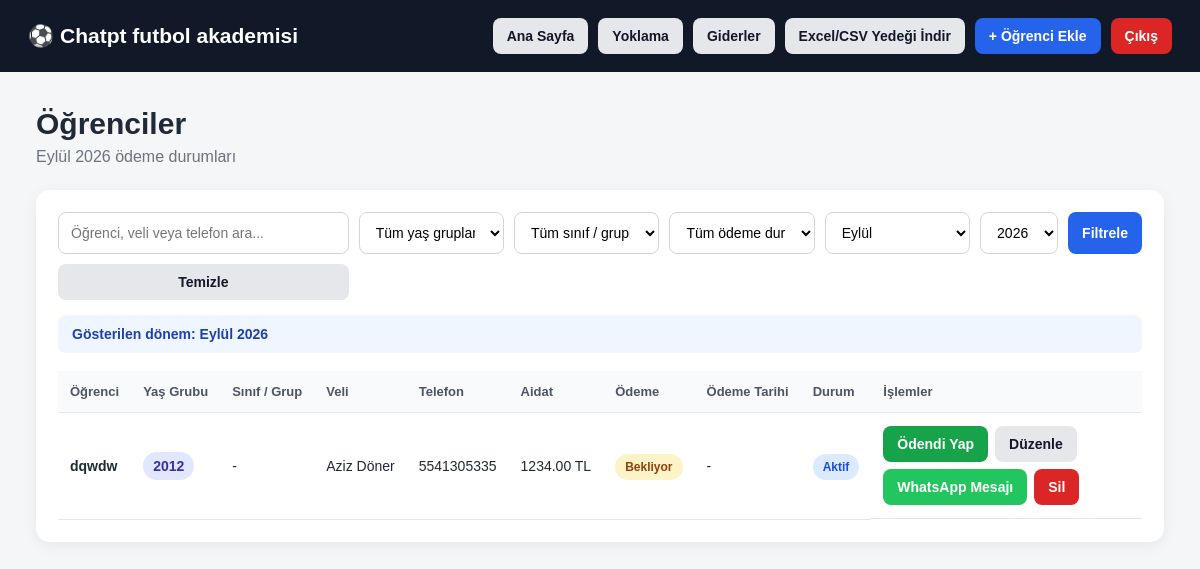
/students (signed in), run on the app's committed database.
### tables this page shows
CREATE TABLE students (
            id INTEGER PRIMARY KEY AUTOINCREMENT,
            school_id INTEGER NOT NULL,
            name TEXT NOT NULL,
            birth_year INTEGER NOT NULL,
            parent_name TEXT,
            phone TEXT,
            monthly_fee REAL DEFAULT 0,
            active INTEGER DEFAULT 1,
            notes TEXT,
            created_at TEXT, class_group TEXT,
            FOREIGN KEY (school_id)
                REFERENCES schools(id)
                ON DELETE CASCADE
        );

### app.py (the view, shortened to what this page needs)
@app.route("/students")
def students():
    if not school_logged_in():
        return redirect(url_for("login"))
    school_id = session["school_id"]
    year, month = get_selected_period()
    search = request.args.get("search", "").strip()
    birth_year = request.args.get("birth_year", "").strip()
    class_group = request.args.get("class_group", "").strip()
    payment = request.args.get("payment", "").strip()
    query = """
        SELECT
            s.*,
            COALESCE(p.paid, 0) AS paid,
            p.paid_at
        FROM students s
        LEFT JOIN payments p
            ON p.student_id = s.id
            AND p.year = ?
            AND p.month = ?
        WHERE s.school_id = ?
    """
    params = [year, month, school_id]
    if birth_year:
        query += " AND s.birth_year = ?"
        params.append(birth_year)
    if class_group:
        query += " AND s.class_group = ?"
        params.append(class_group)
    if payment == "paid":
        query += " AND COALESCE(p.paid, 0) = 1"
    elif payment == "unpaid":
        query += " AND COALESCE(p.paid, 0) = 0"
    query += """
        ORDER BY
            s.birth_year DESC,
            COALESCE(s.class_group, '') ASC,
            s.name ASC
    """
    conn = get_db()
    student_list = conn.execute(query, params).fetchall()
    years = conn.execute("""
        SELECT DISTINCT birth_year
        FROM students
        WHERE school_id = ?
        ORDER BY birth_year DESC
    """, (school_id,)).fetchall()
    class_groups = conn.execute("""
        SELECT DISTINCT class_group
        FROM students
        WHERE school_id = ?
        AND class_group IS NOT NULL
        AND TRIM(class_group) != ''
        ORDER BY class_group ASC
    """, (school_id,)).fetchall()
    conn.close()
    return render_template(
        "students.html",
        students=student_list,
        years=years,
        class_groups=class_groups,
        search=search,
        birth_year=birth_year,
        class_group=class_group,
        payment=payment,
        selected_year=year,
        selected_month=month,
        month_name=MONTH_NAMES[month],
        months=MONTH_NAMES
    )

### app.py (called while the page is built)
def get_db():
    conn = sqlite3.connect(DB_NAME)
    conn.row_factory = sqlite3.Row
    conn.execute("PRAGMA foreign_keys = ON")
    return conn

def school_logged_in():
    return (
        session.get("logged_in")
        and session.get("role") == "school"
        and session.get("school_id")
    )

def get_selected_period():
    now = datetime.now()
    try:
        year = int(request.args.get("year", now.year))
    except:
        year = now.year
    try:
        month = int(request.args.get("month", now.month))
    except:
        month = now.month
    if month < 1 or month > 12:
        month = now.month
    return year, month

### templates/students.html (shortened to what this page needs)
<!DOCTYPE html>
<html lang="tr">
<head>
    <link rel="stylesheet" href="{{ url_for('static', filename='style.css') }}">
</head>
<body>
<header class="topbar">
    <div>
        <h2>⚽ {{ session.school_name or "Futbol Okulu Paneli" }}</h2>
    </div>
    <div class="top-actions">
        <a
            href="{{ url_for(
                'dashboard',
                year=selected_year,
                month=selected_month
            ) }}"
            class="btn"
        >
            Ana Sayfa
        </a>
        <a href="{{ url_for('attendance') }}" class="btn">Yoklama</a>
        <a href="{{ url_for('expenses') }}" class="btn">Giderler</a>
        <a href="{{ url_for('export_backup') }}" class="btn">Excel/CSV Yedeği İndir</a>
        <a href="{{ url_for('add_student') }}" class="btn primary">
            + Öğrenci Ekle
        </a>
        <a href="{{ url_for('logout') }}" class="btn danger">
            Çıkış
        </a>
    </div>
</header>
<main class="container">
    <div class="page-title">
        <div>
            <h1>Öğrenciler</h1>
            <p>
                {{ month_name }} {{ selected_year }} ödeme durumları
            </p>
        </div>
    </div>
    <section class="panel-section">
        <form method="GET" class="student-filter-bar">
            <input
                type="text"
                name="search"
                value="{{ search }}"
                placeholder="Öğrenci, veli veya telefon ara..."
            >
            <select name="birth_year">
                <option value="">
                    Tüm yaş grupları
                </option>
            </select>
            <select name="class_group">
                <option value="">Tüm sınıf / gruplar</option>
            </select>
            <select name="payment">
                <option value="">
                    Tüm ödeme durumları
                </option>
            </select>
            <select name="month">
                {% for number, name in months.items() %}
                    <option
                        value="{{ number }}"
                        {% if number == selected_month %}
                            selected
                        {% endif %}
                    >
                        {{ name }}
                    </option>
                {% endfor %}
            </select>
            <select name="year">
                {% for year in range(selected_year - 2, selected_year + 3) %}
                    <option
                        value="{{ year }}"
                        {% if year == selected_year %}
                            selected
                        {% endif %}
                    >
                        {{ year }}
                    </option>
                {% endfor %}
            </select>
            <button type="submit" class="btn primary">
                Filtrele
            </button>
            <a
                href="{{ url_for(
                    'students',
                    year=selected_year,
                    month=selected_month
                ) }}"
                class="btn"
            >
                Temizle
            </a>
        </form>
        <div class="selected-period">
            <strong>
                Gösterilen dönem:
                {{ month_name }} {{ selected_year }}
            </strong>
        </div>
        {% if students %}
        <div class="table-wrapper">
            <table>
                <thead>
                    <tr>
                        <th>Öğrenci</th>
                        <th>Yaş Grubu</th>
                        <th>Sınıf / Grup</th>
                        <th>Veli</th>
                        <th>Telefon</th>
                        <th>Aidat</th>
                        <th>Ödeme</th>
                        <th>Ödeme Tarihi</th>
                        <th>Durum</th>
                        <th>İşlemler</th>
                    </tr>
                </thead>
                <tbody>
                    {% for student in students %}
                    <tr>
                        <td>
                            <strong>{{ student.name }}</strong>
                        </td>
                        <td>
                            <span class="badge">
                                {{ student.birth_year }}
                            </span>
                        </td>
                        <td>
                            {{ student.class_group or "-" }}
                        </td>
                        <td>
                            {{ student.parent_name or "-" }}
                        </td>
                        <td>
                            {{ student.phone or "-" }}
                        </td>
                        <td>
                            {{ "%.2f"|format(student.monthly_fee) }} TL
                        </td>
                        <td>
                            {% if student.paid %}
                                <span class="payment paid">
                                    ✓ Ödendi
                                </span>
                            {% else %}
                                <span class="payment unpaid">
                                    Bekliyor
                                </span>
                            {% endif %}
                        </td>
                        <td>
                            {{ student.paid_at or "-" }}
                        </td>
                        <td>
                            {% if student.active %}
                                <span class="status active">
                                    Aktif
                                </span>
                            {% else %}
                                <span class="status passive">
                                    Pasif
                                </span>
                            {% endif %}
                        </td>
                        <td class="actions">
                            <form
                                method="POST"
                                action="{{ url_for(
                                    'toggle_payment',
                                    student_id=student.id
                                ) }}"
                            >
                                {% if student.paid %}
                                    <button
                                        type="submit"
                                        class="btn"
                                    >
                                        Ödenmedi Yap
                                    </button>
                                {% else %}
                                    <button
                                        type="submit"
                                        class="btn success"
                                    >
                                        Ödendi Yap
                                    </button>
                                {% endif %}
                            </form>
                            <a
                                href="{{ url_for(
                                    'edit_student',
                                    student_id=student.id
                                ) }}"
                                class="btn"
                            >
                                Düzenle
                            </a>
                            {% if student.phone %}
                                {% if student.paid %}
                                    {% set whatsapp_message =
                                        "Merhaba, iyi günler. " ~ student.name ~
                                        " isimli öğrencimizin " ~ month_name ~ " " ~ selected_year|string ~
                                        " ayı aidat ödemesi alınmıştır. Teşekkür ederiz."
                                    %}
                                {% else %}
                                    {% set whatsapp_message =
                                        "Merhaba, iyi günler. " ~ student.name ~
                                        " isimli öğrencimizin " ~ month_name ~ " " ~ selected_year|string ~
                                        " ayı aidat ödemesi henüz sistemde görünmemektedir. Bilginize."
                                    %}
                                {% endif %}
                            {% set phone_clean = student.phone
                                |replace(' ', '')
                                |replace('(', '')
                                |replace(')', '')
                                |replace('-', '')
                            %}
                            {% if phone_clean[:3] == '+90' %}
                                {% set whatsapp_phone = phone_clean[3:] %}
                            {% elif phone_clean[:2] == '90' and phone_clean|length == 12 %}
                                {% set whatsapp_phone = phone_clean[2:] %}
                            {% elif phone_clean[:1] == '0' %}
                                {% set whatsapp_phone = phone_clean[1:] %}
                            {% else %}
                                {% set whatsapp_phone = phone_clean %}
                            {% endif %}
                            <a
                                target="_blank"
                                class="btn whatsapp"
                                href="https://wa.me/90{{ whatsapp_phone }}?text={{ whatsapp_message|urlencode }}"
                            >
                                WhatsApp Mesajı
                            </a>
                            {% endif %}
                            <form
                                method="POST"
                                action="{{ url_for(
                                    'delete_student',
                                    student_id=student.id
                                ) }}"
                                onsubmit="return confirm('Bu öğrenciyi silmek istediğine emin misin?');"
                            >
                                <button
                                    type="submit"
                                    class="btn danger"
                                >
                                    Sil
                                </button>
                            </form>
                        </td>
                    </tr>
                    {% endfor %}
                </tbody>
            </table>
        </div>
        {% else %}
        <div class="empty-state">
            Bu filtrelere uygun öğrenci bulunamadı.
        </div>
        {% endif %}
    </section>
</main>
</body>
</html>

### static/style.css (style rules this page uses)
* { box-sizing: border-box; margin: 0; padding: 0; }
body { font-family: Arial, Helvetica, sans-serif; background: #f4f6f8; color: #1f2937; }
a { text-decoration: none; }
.topbar { background: #111827; color: white; padding: 18px 28px; display: flex; align-items: center; justify-content: space-between; gap: 20px; flex-wrap: wrap; }
.topbar h2 { font-size: 21px; }
.top-actions { display: flex; gap: 10px; flex-wrap: wrap; }
.container { width: min(1200px, 94%); margin: 35px auto; }
.page-title { margin-bottom: 24px; }
.page-title h1 { font-size: 30px; margin-bottom: 7px; }
.page-title p { color: #6b7280; }
.btn { border: none; cursor: pointer; display: inline-flex; align-items: center; justify-content: center; padding: 10px 14px; border-radius: 8px; background: #e5e7eb; color: #111827; font-size: 14px; font-weight: 600; transition: 0.2s; }
.btn.primary { background: #2563eb; color: white; }
.btn.success { background: #16a34a; color: white; }
.btn.danger { background: #dc2626; color: white; }
.btn.whatsapp { background: #22c55e; color: white; }
.panel-section { background: white; border-radius: 14px; padding: 22px; box-shadow: 0 4px 15px rgba(0, 0, 0, 0.06); }
.table-wrapper { overflow-x: auto; }
table { width: 100%; border-collapse: collapse; }
th, td { padding: 13px 12px; border-bottom: 1px solid #e5e7eb; text-align: left; white-space: nowrap; }
th { background: #f9fafb; font-size: 13px; color: #4b5563; }
td { font-size: 14px; }
.actions { display: flex; gap: 7px; flex-wrap: wrap; }
.actions form { display: inline; }
input, select, textarea { width: 100%; padding: 11px 12px; border: 1px solid #d1d5db; border-radius: 8px; outline: none; font-size: 14px; background: white; }
.badge { background: #e0e7ff; color: #3730a3; padding: 6px 10px; border-radius: 20px; font-weight: 700; }
.payment, .status { padding: 6px 10px; border-radius: 20px; font-size: 12px; font-weight: 700; }
.payment.unpaid { background: #fef3c7; color: #92400e; }
.status.active { background: #dbeafe; color: #1d4ed8; }
.student-filter-bar { display: grid; grid-template-columns: 2fr 1fr 1fr 1fr 1fr auto auto; gap: 10px; margin-bottom: 15px; }
.selected-period { background: #eff6ff; color: #1e40af; border-radius: 8px; padding: 11px 14px; margin-bottom: 18px; font-size: 14px; }

### data on the page
students: name "dqwdw", birth_year "2012", class_group "-", parent_name "Aziz Döner", phone "5541305335", monthly_fee "1234.00", paid_at "-", active "Aktif"

### other printed values
{{ session.school_name or "Futbol Okulu Paneli" }} "Chatpt futbol akademisi"
{{ month_name }} "Eylül"
{{ selected_year }} "2026"
form field month "Eylül"
form field year "2026"
